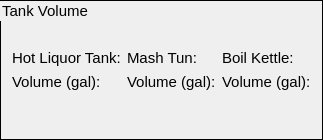
    <widget class="QGroupBox" name="TankVolumeGroupBox">
     <property name="maximumSize">
      <size>
       <width>16777215</width>
       <height>140</height>
      </size>
     </property>
     <property name="font">
      <font>
       <pointsize>11</pointsize>
      </font>
     </property>
     <property name="styleSheet">
      <string>QGroupBox {border: 1px solid black}</string>
     </property>
     <property name="title">
      <string>Tank Volume</string>
     </property>
     <layout class="QVBoxLayout" name="verticalLayout_7">
      <item>
       <spacer name="verticalSpacer_11">
        <property name="orientation">
         <enum>Qt::Vertical</enum>
        </property>
        <property name="sizeHint" stdset="0">
         <size>
          <width>20</width>
          <height>40</height>
         </size>
        </property>
       </spacer>
      </item>
      <item>
       <layout class="QGridLayout" name="TankVolumeLayout">
        <property name="topMargin">
         <number>2</number>
        </property>
        <property name="bottomMargin">
         <number>2</number>
        </property>
        <item row="1" column="2">
         <widget class="QLabel" name="TankVolume3State">
          <property name="maximumSize">
           <size>
            <width>16777215</width>
            <height>20</height>
           </size>
          </property>
          <property name="font">
           <font>
            <pointsize>11</pointsize>
           </font>
          </property>
          <property name="text">
           <string>Volume (gal):</string>
          </property>
         </widget>
        </item>
        <item row="0" column="0">
         <widget class="QLabel" name="TankVolume1Label">
          <property name="maximumSize">
           <size>
            <width>16777215</width>
            <height>20</height>
           </size>
          </property>
          <property name="font">
           <font>
            <pointsize>11</pointsize>
           </font>
          </property>
          <property name="text">
           <string>Hot Liquor Tank:</string>
          </property>
         </widget>
        </item>
        <item row="1" column="0">
         <widget class="QLabel" name="TankVolume1State">
          <property name="maximumSize">
           <size>
            <width>16777215</width>
            <height>20</height>
           </size>
          </property>
          <property name="font">
           <font>
            <pointsize>11</pointsize>
           </font>
          </property>
          <property name="text">
           <string>Volume (gal):</string>
          </property>
         </widget>
        </item>
        <item row="1" column="1">
         <widget class="QLabel" name="TankVolume2State">
          <property name="maximumSize">
           <size>
            <width>16777215</width>
            <height>20</height>
           </size>
          </property>
          <property name="font">
           <font>
            <pointsize>11</pointsize>
           </font>
          </property>
          <property name="text">
           <string>Volume (gal):</string>
          </property>
         </widget>
        </item>
        <item row="0" column="1">
         <widget class="QLabel" name="TankVolume2Label">
          <property name="maximumSize">
           <size>
            <width>16777215</width>
            <height>20</height>
           </size>
          </property>
          <property name="font">
           <font>
            <pointsize>11</pointsize>
           </font>
          </property>
          <property name="text">
           <string>Mash Tun:</string>
          </property>
         </widget>
        </item>
        <item row="0" column="2">
         <widget class="QLabel" name="TankVolume3Label">
          <property name="maximumSize">
           <size>
            <width>16777215</width>
            <height>20</height>
           </size>
          </property>
          <property name="font">
           <font>
            <pointsize>11</pointsize>
           </font>
          </property>
          <property name="text">
           <string>Boil Kettle:</string>
          </property>
         </widget>
        </item>
       </layout>
      </item>
      <item>
       <spacer name="verticalSpacer_12">
        <property name="orientation">
         <enum>Qt::Vertical</enum>
        </property>
        <property name="sizeHint" stdset="0">
         <size>
          <width>20</width>
          <height>40</height>
         </size>
        </property>
       </spacer>
      </item>
     </layout>
    </widget>
